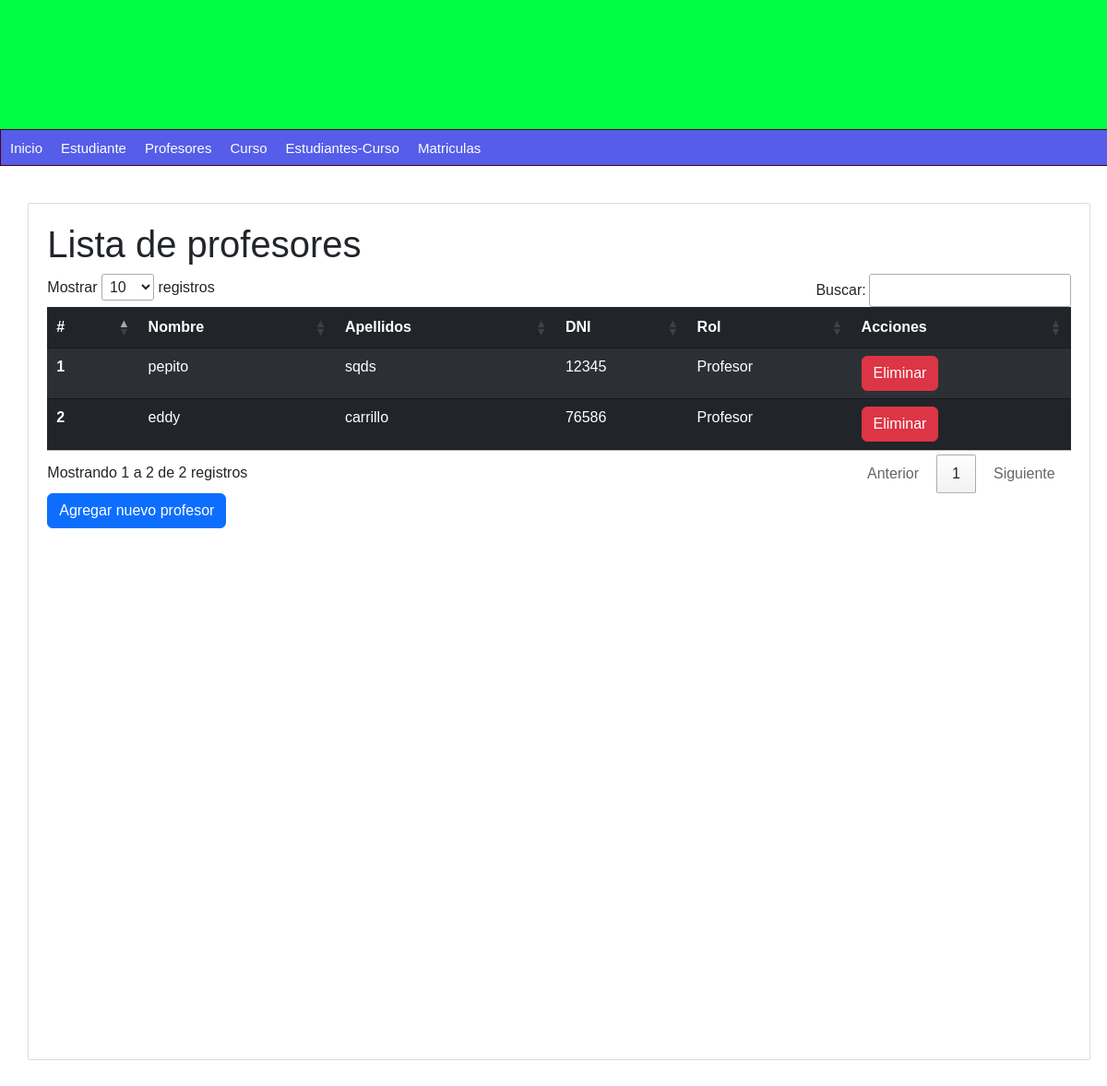
The app's page /profesores/, older data.
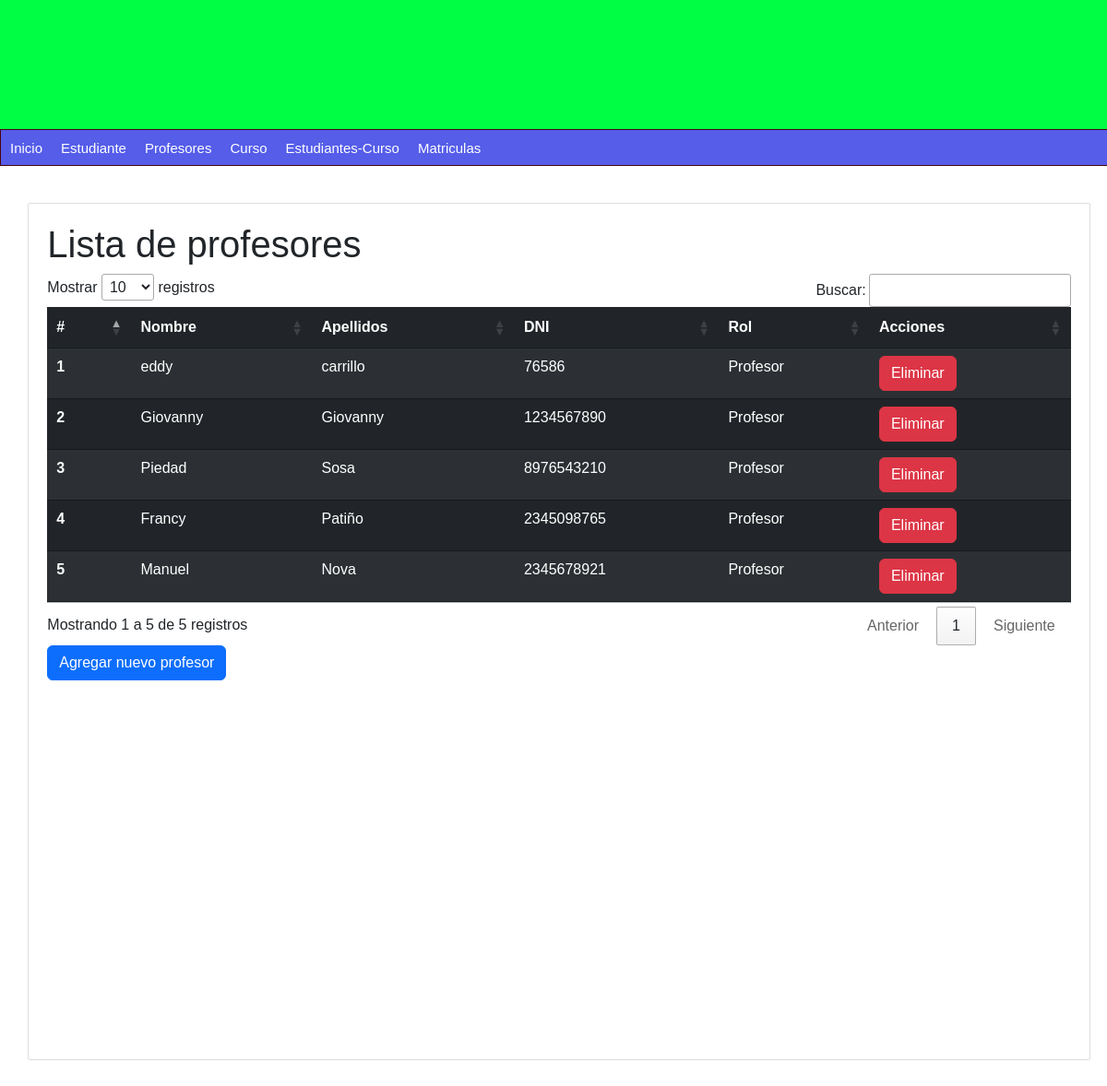
The same page, newer data.
### persona/models.py (models this page shows, shortened)
class Persona(models.Model):
    nombre = models.CharField(max_length=100)
    apellidos = models.CharField(max_length=100)
    dni = models.CharField(max_length=10, unique=True)
    telefono = models.CharField(max_length=10)
    email = models.EmailField()
    fecha_nacimiento = models.DateField()
    rol = models.CharField(max_length=20)
    created_at = models.DateTimeField(auto_now_add=True)
    class Meta:
        db_table = 'persona'

### persona/views.py (the view)
# urls.py: path('profesores/', get_profesores, name='lista-profesores'),
def get_profesores(request):
    profesores = Persona.objects.filter(rol='Profesor')
    return render(request, 'lista-profesores.html', {
        'title': 'Lista de profesores',
        'profesores': profesores
    })

### persona/templates/lista-profesores.html (shortened to what this page needs)
{% extends "index.html" %}
{% block content %}
<link rel="stylesheet" type="text/css" href="https://cdn.datatables.net/1.11.5/css/jquery.dataTables.css">
    <h1>{{ title }}</h1>
    <table id="tablaProfesores" class="table table-dark table-striped">
        <thead>
            <tr>
                <th scope="col">#</th>
                <th scope="col">Nombre</th>
                <th scope="col">Apellidos</th>
                <th scope="col">DNI</th>
                <th scope="col">Rol</th>
                <th scope="col">Acciones</th>
            </tr>
        </thead>
        <tbody>
            {% for profesor in profesores %}
            <tr>
                <th scope="row">{{ forloop.counter }}</th>
                <td>{{ profesor.nombre }}</td>
                <td>{{ profesor.apellidos }}</td>
                <td>{{ profesor.dni }}</td>
                <td>{{ profesor.rol }}</td>
                <td>
                    <a href="{% url 'eliminar_profesor' profesor.id %}" class="btn btn-danger" onclick="return confirmarEliminacion();">Eliminar</a>
                </td>
            </tr>
            {% empty %}
            <tr>
                <td colspan="6" class="text-center">No hay profesores registrados.</td>
            </tr>
            {% endfor %}
        </tbody>
    </table>
    <a href="{% url 'formulario_profesor' %}" class="btn btn-primary">Agregar nuevo profesor</a>
{% endblock %}

Row changes from the older to the newer data that the page shows:
removed Persona: nombre "pepito", apellidos "sqds", dni "12345", rol "Profesor"
added Persona: nombre "Giovanny", apellidos "Giovanny", dni "1234567890", rol "Profesor"
added Persona: nombre "Piedad", apellidos "Sosa", dni "8976543210", rol "Profesor"
added Persona: nombre "Francy", apellidos "Patiño", dni "2345098765", rol "Profesor"
added Persona: nombre "Manuel", apellidos "Nova", dni "2345678921", rol "Profesor"
Text that changed along with them:
text written by a page script: "Mostrar registros Buscar: Mostrando 1 a 2 de 2 registros Anterior 1 Siguiente" → "Mostrar registros Buscar: Mostrando 1 a 5 de 5 registros Anterior 1 Siguiente"
